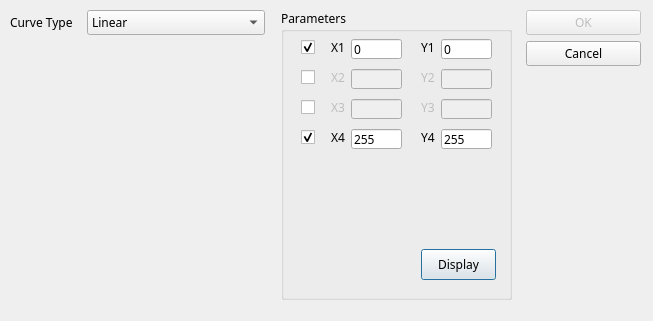
<?xml version="1.0" encoding="UTF-8"?>
<ui version="4.0">
 <class>curveDialog</class>
 <widget class="QDialog" name="curveDialog">
  <property name="geometry">
   <rect>
    <x>0</x>
    <y>0</y>
    <width>653</width>
    <height>321</height>
   </rect>
  </property>
  <property name="font">
   <font>
    <family>微软雅黑</family>
   </font>
  </property>
  <property name="windowTitle">
   <string>Curve</string>
  </property>
  <property name="modal">
   <bool>true</bool>
  </property>
  <widget class="QWidget" name="horizontalLayoutWidget_2">
   <property name="geometry">
    <rect>
     <x>10</x>
     <y>10</y>
     <width>631</width>
     <height>301</height>
    </rect>
   </property>
   <layout class="QHBoxLayout" name="horizontalLayout_2" stretch="100,98,45">
    <item>
     <layout class="QVBoxLayout" name="verticalLayout" stretch="4,0,28,0">
      <item>
       <layout class="QHBoxLayout" name="horizontalLayout" stretch="2,5">
        <item>
         <widget class="QLabel" name="label">
          <property name="text">
           <string>Curve Type</string>
          </property>
         </widget>
        </item>
        <item>
         <widget class="QComboBox" name="curveTypeBox">
          <item>
           <property name="text">
            <string>Linear</string>
           </property>
          </item>
          <item>
           <property name="text">
            <string>Logarithmic</string>
           </property>
          </item>
          <item>
           <property name="text">
            <string>Exponential</string>
           </property>
          </item>
         </widget>
        </item>
       </layout>
      </item>
      <item>
       <spacer name="verticalSpacer_3">
        <property name="orientation">
         <enum>Qt::Vertical</enum>
        </property>
        <property name="sizeHint" stdset="0">
         <size>
          <width>20</width>
          <height>7</height>
         </size>
        </property>
       </spacer>
      </item>
      <item>
       <widget class="CurveWidget" name="curveView" native="true"/>
      </item>
      <item>
       <spacer name="verticalSpacer_2">
        <property name="orientation">
         <enum>Qt::Vertical</enum>
        </property>
        <property name="sizeHint" stdset="0">
         <size>
          <width>20</width>
          <height>10</height>
         </size>
        </property>
       </spacer>
      </item>
     </layout>
    </item>
    <item>
     <widget class="QStackedWidget" name="stackedWidget">
      <property name="currentIndex">
       <number>0</number>
      </property>
      <widget class="QWidget" name="linearPage">
       <widget class="QGroupBox" name="groupBox">
        <property name="geometry">
         <rect>
          <x>10</x>
          <y>-1</y>
          <width>231</width>
          <height>291</height>
         </rect>
        </property>
        <property name="title">
         <string>Parameters</string>
        </property>
        <widget class="QLabel" name="label_2">
         <property name="geometry">
          <rect>
           <x>50</x>
           <y>30</y>
           <width>21</width>
           <height>16</height>
          </rect>
         </property>
         <property name="text">
          <string>X1</string>
         </property>
        </widget>
        <widget class="QLineEdit" name="X1Edit">
         <property name="geometry">
          <rect>
           <x>70</x>
           <y>30</y>
           <width>51</width>
           <height>20</height>
          </rect>
         </property>
         <property name="text">
          <string>0</string>
         </property>
        </widget>
        <widget class="QLabel" name="label_3">
         <property name="geometry">
          <rect>
           <x>140</x>
           <y>30</y>
           <width>21</width>
           <height>16</height>
          </rect>
         </property>
         <property name="text">
          <string>Y1</string>
         </property>
        </widget>
        <widget class="QLineEdit" name="Y1Edit">
         <property name="geometry">
          <rect>
           <x>160</x>
           <y>30</y>
           <width>51</width>
           <height>20</height>
          </rect>
         </property>
         <property name="text">
          <string>0</string>
         </property>
        </widget>
        <widget class="QLabel" name="label_4">
         <property name="enabled">
          <bool>false</bool>
         </property>
         <property name="geometry">
          <rect>
           <x>140</x>
           <y>60</y>
           <width>21</width>
           <height>16</height>
          </rect>
         </property>
         <property name="text">
          <string>Y2</string>
         </property>
        </widget>
        <widget class="QLabel" name="label_5">
         <property name="enabled">
          <bool>false</bool>
         </property>
         <property name="geometry">
          <rect>
           <x>50</x>
           <y>60</y>
           <width>21</width>
           <height>16</height>
          </rect>
         </property>
         <property name="text">
          <string>X2</string>
         </property>
        </widget>
        <widget class="QLineEdit" name="Y2Edit">
         <property name="enabled">
          <bool>false</bool>
         </property>
         <property name="geometry">
          <rect>
           <x>160</x>
           <y>60</y>
           <width>51</width>
           <height>20</height>
          </rect>
         </property>
        </widget>
        <widget class="QLineEdit" name="X2Edit">
         <property name="enabled">
          <bool>false</bool>
         </property>
         <property name="geometry">
          <rect>
           <x>70</x>
           <y>60</y>
           <width>51</width>
           <height>20</height>
          </rect>
         </property>
        </widget>
        <widget class="QLabel" name="label_6">
         <property name="enabled">
          <bool>false</bool>
         </property>
         <property name="geometry">
          <rect>
           <x>140</x>
           <y>90</y>
           <width>21</width>
           <height>16</height>
          </rect>
         </property>
         <property name="text">
          <string>Y3</string>
         </property>
        </widget>
        <widget class="QLineEdit" name="Y3Edit">
         <property name="enabled">
          <bool>false</bool>
         </property>
         <property name="geometry">
          <rect>
           <x>160</x>
           <y>90</y>
           <width>51</width>
           <height>20</height>
          </rect>
         </property>
        </widget>
        <widget class="QLineEdit" name="X3Edit">
         <property name="enabled">
          <bool>false</bool>
         </property>
         <property name="geometry">
          <rect>
           <x>70</x>
           <y>90</y>
           <width>51</width>
           <height>20</height>
          </rect>
         </property>
        </widget>
        <widget class="QLabel" name="label_7">
         <property name="enabled">
          <bool>false</bool>
         </property>
         <property name="geometry">
          <rect>
           <x>50</x>
           <y>90</y>
           <width>21</width>
           <height>16</height>
          </rect>
         </property>
         <property name="text">
          <string>X3</string>
         </property>
        </widget>
        <widget class="QLabel" name="label_8">
         <property name="geometry">
          <rect>
           <x>50</x>
           <y>120</y>
           <width>21</width>
           <height>16</height>
          </rect>
         </property>
         <property name="text">
          <string>X4</string>
         </property>
        </widget>
        <widget class="QLineEdit" name="X4Edit">
         <property name="geometry">
          <rect>
           <x>70</x>
           <y>120</y>
           <width>51</width>
           <height>20</height>
          </rect>
         </property>
         <property name="text">
          <string>255</string>
         </property>
        </widget>
        <widget class="QLabel" name="label_9">
         <property name="geometry">
          <rect>
           <x>140</x>
           <y>120</y>
           <width>21</width>
           <height>16</height>
          </rect>
         </property>
         <property name="text">
          <string>Y4</string>
         </property>
        </widget>
        <widget class="QLineEdit" name="Y4Edit">
         <property name="geometry">
          <rect>
           <x>160</x>
           <y>120</y>
           <width>51</width>
           <height>20</height>
          </rect>
         </property>
         <property name="text">
          <string>255</string>
         </property>
        </widget>
        <widget class="QCheckBox" name="p1Check">
         <property name="geometry">
          <rect>
           <x>20</x>
           <y>30</y>
           <width>41</width>
           <height>16</height>
          </rect>
         </property>
         <property name="text">
          <string/>
         </property>
         <property name="checked">
          <bool>true</bool>
         </property>
        </widget>
        <widget class="QCheckBox" name="p2Check">
         <property name="geometry">
          <rect>
           <x>20</x>
           <y>60</y>
           <width>41</width>
           <height>16</height>
          </rect>
         </property>
         <property name="text">
          <string/>
         </property>
        </widget>
        <widget class="QCheckBox" name="p3Check">
         <property name="geometry">
          <rect>
           <x>20</x>
           <y>90</y>
           <width>41</width>
           <height>16</height>
          </rect>
         </property>
         <property name="text">
          <string/>
         </property>
        </widget>
        <widget class="QCheckBox" name="p4Check">
         <property name="geometry">
          <rect>
           <x>20</x>
           <y>120</y>
           <width>41</width>
           <height>16</height>
          </rect>
         </property>
         <property name="text">
          <string/>
         </property>
         <property name="checked">
          <bool>true</bool>
         </property>
        </widget>
        <widget class="QPushButton" name="displayButton">
         <property name="geometry">
          <rect>
           <x>140</x>
           <y>240</y>
           <width>75</width>
           <height>31</height>
          </rect>
         </property>
         <property name="text">
          <string>Display</string>
         </property>
        </widget>
       </widget>
      </widget>
      <widget class="QWidget" name="LogPage">
       <widget class="QGroupBox" name="groupBox_2">
        <property name="geometry">
         <rect>
          <x>10</x>
          <y>0</y>
          <width>231</width>
          <height>291</height>
         </rect>
        </property>
        <property name="title">
         <string>Parameters</string>
        </property>
        <widget class="QLineEdit" name="AEdit">
         <property name="geometry">
          <rect>
           <x>40</x>
           <y>100</y>
           <width>91</width>
           <height>20</height>
          </rect>
         </property>
        </widget>
        <widget class="QLabel" name="label_18">
         <property name="geometry">
          <rect>
           <x>20</x>
           <y>100</y>
           <width>21</width>
           <height>16</height>
          </rect>
         </property>
         <property name="text">
          <string>A</string>
         </property>
        </widget>
        <widget class="QLineEdit" name="BEdit">
         <property name="geometry">
          <rect>
           <x>40</x>
           <y>130</y>
           <width>91</width>
           <height>20</height>
          </rect>
         </property>
         <property name="text">
          <string/>
         </property>
        </widget>
        <widget class="QLabel" name="label_19">
         <property name="geometry">
          <rect>
           <x>20</x>
           <y>130</y>
           <width>21</width>
           <height>16</height>
          </rect>
         </property>
         <property name="text">
          <string>B</string>
         </property>
        </widget>
        <widget class="QLineEdit" name="CEdit">
         <property name="geometry">
          <rect>
           <x>40</x>
           <y>160</y>
           <width>91</width>
           <height>20</height>
          </rect>
         </property>
         <property name="text">
          <string/>
         </property>
        </widget>
        <widget class="QLabel" name="label_20">
         <property name="geometry">
          <rect>
           <x>20</x>
           <y>160</y>
           <width>21</width>
           <height>16</height>
          </rect>
         </property>
         <property name="text">
          <string>C</string>
         </property>
        </widget>
        <widget class="QPushButton" name="regulateButton">
         <property name="geometry">
          <rect>
           <x>140</x>
           <y>240</y>
           <width>75</width>
           <height>31</height>
          </rect>
         </property>
         <property name="text">
          <string>Regulate</string>
         </property>
        </widget>
        <widget class="QPushButton" name="displayButton_l">
         <property name="geometry">
          <rect>
           <x>140</x>
           <y>200</y>
           <width>75</width>
           <height>31</height>
          </rect>
         </property>
         <property name="text">
          <string>Display</string>
         </property>
        </widget>
        <widget class="QLabel" name="label_10">
         <property name="geometry">
          <rect>
           <x>20</x>
           <y>30</y>
           <width>161</width>
           <height>51</height>
          </rect>
         </property>
         <property name="text">
          <string>&lt;html&gt;&lt;head/&gt;&lt;body&gt;&lt;p&gt;A is between 0 and 256.&lt;br&gt;B is larger than 0.&lt;br&gt;C is larger than 1.&lt;/body&gt;&lt;/html&gt;</string>
         </property>
        </widget>
       </widget>
      </widget>
      <widget class="QWidget" name="expPage">
       <widget class="QGroupBox" name="groupBox_3">
        <property name="geometry">
         <rect>
          <x>10</x>
          <y>0</y>
          <width>231</width>
          <height>291</height>
         </rect>
        </property>
        <property name="title">
         <string>Parameters</string>
        </property>
        <widget class="QLabel" name="label_23">
         <property name="geometry">
          <rect>
           <x>20</x>
           <y>90</y>
           <width>21</width>
           <height>16</height>
          </rect>
         </property>
         <property name="text">
          <string>A</string>
         </property>
        </widget>
        <widget class="QLabel" name="label_21">
         <property name="geometry">
          <rect>
           <x>20</x>
           <y>120</y>
           <width>21</width>
           <height>16</height>
          </rect>
         </property>
         <property name="text">
          <string>B</string>
         </property>
        </widget>
        <widget class="QLabel" name="label_22">
         <property name="geometry">
          <rect>
           <x>20</x>
           <y>150</y>
           <width>21</width>
           <height>16</height>
          </rect>
         </property>
         <property name="text">
          <string>C</string>
         </property>
        </widget>
        <widget class="QLineEdit" name="BEdit_e">
         <property name="geometry">
          <rect>
           <x>40</x>
           <y>120</y>
           <width>91</width>
           <height>20</height>
          </rect>
         </property>
         <property name="text">
          <string/>
         </property>
        </widget>
        <widget class="QLineEdit" name="CEdit_e">
         <property name="geometry">
          <rect>
           <x>40</x>
           <y>150</y>
           <width>91</width>
           <height>20</height>
          </rect>
         </property>
         <property name="text">
          <string/>
         </property>
        </widget>
        <widget class="QLineEdit" name="AEdit_e">
         <property name="geometry">
          <rect>
           <x>40</x>
           <y>90</y>
           <width>91</width>
           <height>20</height>
          </rect>
         </property>
        </widget>
        <widget class="QPushButton" name="regulateButton_e">
         <property name="geometry">
          <rect>
           <x>140</x>
           <y>240</y>
           <width>75</width>
           <height>31</height>
          </rect>
         </property>
         <property name="text">
          <string>Regulate</string>
         </property>
        </widget>
        <widget class="QPushButton" name="displayButton_e">
         <property name="geometry">
          <rect>
           <x>140</x>
           <y>200</y>
           <width>75</width>
           <height>31</height>
          </rect>
         </property>
         <property name="text">
          <string>Display</string>
         </property>
        </widget>
        <widget class="QLabel" name="label_11">
         <property name="geometry">
          <rect>
           <x>20</x>
           <y>20</y>
           <width>161</width>
           <height>51</height>
          </rect>
         </property>
         <property name="text">
          <string>&lt;html&gt;&lt;head/&gt;&lt;body&gt;&lt;p&gt;B is larger 1.&lt;br&gt;C is larger than 0.&lt;/body&gt;&lt;/html&gt;</string>
         </property>
        </widget>
       </widget>
      </widget>
     </widget>
    </item>
    <item>
     <layout class="QVBoxLayout" name="verticalLayout_3">
      <item>
       <widget class="QPushButton" name="OKButton">
        <property name="enabled">
         <bool>false</bool>
        </property>
        <property name="text">
         <string>OK</string>
        </property>
       </widget>
      </item>
      <item>
       <widget class="QPushButton" name="cancelButton">
        <property name="text">
         <string>Cancel</string>
        </property>
       </widget>
      </item>
      <item>
       <spacer name="verticalSpacer">
        <property name="orientation">
         <enum>Qt::Vertical</enum>
        </property>
        <property name="sizeHint" stdset="0">
         <size>
          <width>20</width>
          <height>40</height>
         </size>
        </property>
       </spacer>
      </item>
     </layout>
    </item>
   </layout>
  </widget>
 </widget>
 <customwidgets>
  <customwidget>
   <class>CurveWidget</class>
   <extends>QWidget</extends>
   <header>curvewidget.h</header>
   <slots>
    <slot>displayCurve()</slot>
    <slot>displayCurve_log()</slot>
    <slot>regulate_log()</slot>
    <slot>displayCurve_exp()</slot>
    <slot>regulate_exp()</slot>
   </slots>
  </customwidget>
 </customwidgets>
 <resources/>
 <connections>
  <connection>
   <sender>curveTypeBox</sender>
   <signal>currentIndexChanged(int)</signal>
   <receiver>stackedWidget</receiver>
   <slot>setCurrentIndex(int)</slot>
   <hints>
    <hint type="sourcelabel">
     <x>182</x>
     <y>27</y>
    </hint>
    <hint type="destinationlabel">
     <x>413</x>
     <y>160</y>
    </hint>
   </hints>
  </connection>
  <connection>
   <sender>p1Check</sender>
   <signal>toggled(bool)</signal>
   <receiver>curveDialog</receiver>
   <slot>p1CheckToggle(bool)</slot>
   <hints>
    <hint type="sourcelabel">
     <x>341</x>
     <y>48</y>
    </hint>
    <hint type="destinationlabel">
     <x>326</x>
     <y>160</y>
    </hint>
   </hints>
  </connection>
  <connection>
   <sender>p2Check</sender>
   <signal>toggled(bool)</signal>
   <receiver>curveDialog</receiver>
   <slot>p2CheckToggle(bool)</slot>
   <hints>
    <hint type="sourcelabel">
     <x>341</x>
     <y>78</y>
    </hint>
    <hint type="destinationlabel">
     <x>326</x>
     <y>160</y>
    </hint>
   </hints>
  </connection>
  <connection>
   <sender>p3Check</sender>
   <signal>toggled(bool)</signal>
   <receiver>curveDialog</receiver>
   <slot>p3CheckToggle(bool)</slot>
   <hints>
    <hint type="sourcelabel">
     <x>341</x>
     <y>108</y>
    </hint>
    <hint type="destinationlabel">
     <x>326</x>
     <y>160</y>
    </hint>
   </hints>
  </connection>
  <connection>
   <sender>p4Check</sender>
   <signal>toggled(bool)</signal>
   <receiver>curveDialog</receiver>
   <slot>p4CheckToggle(bool)</slot>
   <hints>
    <hint type="sourcelabel">
     <x>341</x>
     <y>138</y>
    </hint>
    <hint type="destinationlabel">
     <x>326</x>
     <y>160</y>
    </hint>
   </hints>
  </connection>
  <connection>
   <sender>OKButton</sender>
   <signal>clicked()</signal>
   <receiver>curveDialog</receiver>
   <slot>applyCurve()</slot>
   <hints>
    <hint type="sourcelabel">
     <x>582</x>
     <y>24</y>
    </hint>
    <hint type="destinationlabel">
     <x>326</x>
     <y>160</y>
    </hint>
   </hints>
  </connection>
  <connection>
   <sender>OKButton</sender>
   <signal>clicked()</signal>
   <receiver>curveDialog</receiver>
   <slot>accept()</slot>
   <hints>
    <hint type="sourcelabel">
     <x>582</x>
     <y>24</y>
    </hint>
    <hint type="destinationlabel">
     <x>326</x>
     <y>160</y>
    </hint>
   </hints>
  </connection>
  <connection>
   <sender>displayButton</sender>
   <signal>clicked()</signal>
   <receiver>curveView</receiver>
   <slot>displayCurve()</slot>
   <hints>
    <hint type="sourcelabel">
     <x>458</x>
     <y>265</y>
    </hint>
    <hint type="destinationlabel">
     <x>137</x>
     <y>178</y>
    </hint>
   </hints>
  </connection>
  <connection>
   <sender>cancelButton</sender>
   <signal>clicked()</signal>
   <receiver>curveDialog</receiver>
   <slot>reject()</slot>
   <hints>
    <hint type="sourcelabel">
     <x>582</x>
     <y>55</y>
    </hint>
    <hint type="destinationlabel">
     <x>326</x>
     <y>160</y>
    </hint>
   </hints>
  </connection>
  <connection>
   <sender>X1Edit</sender>
   <signal>textChanged(QString)</signal>
   <receiver>curveDialog</receiver>
   <slot>modified()</slot>
   <hints>
    <hint type="sourcelabel">
     <x>376</x>
     <y>49</y>
    </hint>
    <hint type="destinationlabel">
     <x>326</x>
     <y>160</y>
    </hint>
   </hints>
  </connection>
  <connection>
   <sender>X2Edit</sender>
   <signal>textChanged(QString)</signal>
   <receiver>curveDialog</receiver>
   <slot>modified()</slot>
   <hints>
    <hint type="sourcelabel">
     <x>376</x>
     <y>79</y>
    </hint>
    <hint type="destinationlabel">
     <x>326</x>
     <y>160</y>
    </hint>
   </hints>
  </connection>
  <connection>
   <sender>X3Edit</sender>
   <signal>textChanged(QString)</signal>
   <receiver>curveDialog</receiver>
   <slot>modified()</slot>
   <hints>
    <hint type="sourcelabel">
     <x>376</x>
     <y>109</y>
    </hint>
    <hint type="destinationlabel">
     <x>326</x>
     <y>160</y>
    </hint>
   </hints>
  </connection>
  <connection>
   <sender>X4Edit</sender>
   <signal>textChanged(QString)</signal>
   <receiver>curveDialog</receiver>
   <slot>modified()</slot>
   <hints>
    <hint type="sourcelabel">
     <x>376</x>
     <y>139</y>
    </hint>
    <hint type="destinationlabel">
     <x>326</x>
     <y>160</y>
    </hint>
   </hints>
  </connection>
  <connection>
   <sender>Y1Edit</sender>
   <signal>textChanged(QString)</signal>
   <receiver>curveDialog</receiver>
   <slot>modified()</slot>
   <hints>
    <hint type="sourcelabel">
     <x>466</x>
     <y>49</y>
    </hint>
    <hint type="destinationlabel">
     <x>326</x>
     <y>160</y>
    </hint>
   </hints>
  </connection>
  <connection>
   <sender>Y2Edit</sender>
   <signal>textChanged(QString)</signal>
   <receiver>curveDialog</receiver>
   <slot>modified()</slot>
   <hints>
    <hint type="sourcelabel">
     <x>466</x>
     <y>79</y>
    </hint>
    <hint type="destinationlabel">
     <x>326</x>
     <y>160</y>
    </hint>
   </hints>
  </connection>
  <connection>
   <sender>Y3Edit</sender>
   <signal>textChanged(QString)</signal>
   <receiver>curveDialog</receiver>
   <slot>modified()</slot>
   <hints>
    <hint type="sourcelabel">
     <x>466</x>
     <y>109</y>
    </hint>
    <hint type="destinationlabel">
     <x>326</x>
     <y>160</y>
    </hint>
   </hints>
  </connection>
  <connection>
   <sender>Y4Edit</sender>
   <signal>textChanged(QString)</signal>
   <receiver>curveDialog</receiver>
   <slot>modified()</slot>
   <hints>
    <hint type="sourcelabel">
     <x>466</x>
     <y>139</y>
    </hint>
    <hint type="destinationlabel">
     <x>326</x>
     <y>160</y>
    </hint>
   </hints>
  </connection>
  <connection>
   <sender>p1Check</sender>
   <signal>toggled(bool)</signal>
   <receiver>curveDialog</receiver>
   <slot>modified()</slot>
   <hints>
    <hint type="sourcelabel">
     <x>321</x>
     <y>47</y>
    </hint>
    <hint type="destinationlabel">
     <x>326</x>
     <y>160</y>
    </hint>
   </hints>
  </connection>
  <connection>
   <sender>p2Check</sender>
   <signal>toggled(bool)</signal>
   <receiver>curveDialog</receiver>
   <slot>modified()</slot>
   <hints>
    <hint type="sourcelabel">
     <x>321</x>
     <y>77</y>
    </hint>
    <hint type="destinationlabel">
     <x>326</x>
     <y>160</y>
    </hint>
   </hints>
  </connection>
  <connection>
   <sender>p3Check</sender>
   <signal>toggled(bool)</signal>
   <receiver>curveDialog</receiver>
   <slot>modified()</slot>
   <hints>
    <hint type="sourcelabel">
     <x>321</x>
     <y>107</y>
    </hint>
    <hint type="destinationlabel">
     <x>326</x>
     <y>160</y>
    </hint>
   </hints>
  </connection>
  <connection>
   <sender>p4Check</sender>
   <signal>toggled(bool)</signal>
   <receiver>curveDialog</receiver>
   <slot>modified()</slot>
   <hints>
    <hint type="sourcelabel">
     <x>321</x>
     <y>137</y>
    </hint>
    <hint type="destinationlabel">
     <x>326</x>
     <y>160</y>
    </hint>
   </hints>
  </connection>
  <connection>
   <sender>displayButton_l</sender>
   <signal>clicked()</signal>
   <receiver>curveView</receiver>
   <slot>displayCurve_log()</slot>
   <hints>
    <hint type="sourcelabel">
     <x>458</x>
     <y>226</y>
    </hint>
    <hint type="destinationlabel">
     <x>137</x>
     <y>178</y>
    </hint>
   </hints>
  </connection>
  <connection>
   <sender>AEdit</sender>
   <signal>textChanged(QString)</signal>
   <receiver>curveDialog</receiver>
   <slot>modified()</slot>
   <hints>
    <hint type="sourcelabel">
     <x>411</x>
     <y>111</y>
    </hint>
    <hint type="destinationlabel">
     <x>326</x>
     <y>160</y>
    </hint>
   </hints>
  </connection>
  <connection>
   <sender>BEdit</sender>
   <signal>textChanged(QString)</signal>
   <receiver>curveDialog</receiver>
   <slot>modified()</slot>
   <hints>
    <hint type="sourcelabel">
     <x>411</x>
     <y>141</y>
    </hint>
    <hint type="destinationlabel">
     <x>326</x>
     <y>160</y>
    </hint>
   </hints>
  </connection>
  <connection>
   <sender>CEdit</sender>
   <signal>textChanged(QString)</signal>
   <receiver>curveDialog</receiver>
   <slot>modified()</slot>
   <hints>
    <hint type="sourcelabel">
     <x>411</x>
     <y>171</y>
    </hint>
    <hint type="destinationlabel">
     <x>326</x>
     <y>160</y>
    </hint>
   </hints>
  </connection>
  <connection>
   <sender>regulateButton</sender>
   <signal>clicked()</signal>
   <receiver>curveView</receiver>
   <slot>regulate_log()</slot>
   <hints>
    <hint type="sourcelabel">
     <x>458</x>
     <y>266</y>
    </hint>
    <hint type="destinationlabel">
     <x>137</x>
     <y>178</y>
    </hint>
   </hints>
  </connection>
  <connection>
   <sender>AEdit_e</sender>
   <signal>textChanged(QString)</signal>
   <receiver>curveDialog</receiver>
   <slot>modified()</slot>
   <hints>
    <hint type="sourcelabel">
     <x>366</x>
     <y>120</y>
    </hint>
    <hint type="destinationlabel">
     <x>326</x>
     <y>160</y>
    </hint>
   </hints>
  </connection>
  <connection>
   <sender>BEdit_e</sender>
   <signal>textChanged(QString)</signal>
   <receiver>curveDialog</receiver>
   <slot>modified()</slot>
   <hints>
    <hint type="sourcelabel">
     <x>366</x>
     <y>150</y>
    </hint>
    <hint type="destinationlabel">
     <x>326</x>
     <y>160</y>
    </hint>
   </hints>
  </connection>
  <connection>
   <sender>CEdit_e</sender>
   <signal>textChanged(QString)</signal>
   <receiver>curveDialog</receiver>
   <slot>modified()</slot>
   <hints>
    <hint type="sourcelabel">
     <x>366</x>
     <y>180</y>
    </hint>
    <hint type="destinationlabel">
     <x>326</x>
     <y>160</y>
    </hint>
   </hints>
  </connection>
  <connection>
   <sender>displayButton_e</sender>
   <signal>clicked()</signal>
   <receiver>curveView</receiver>
   <slot>displayCurve_exp()</slot>
   <hints>
    <hint type="sourcelabel">
     <x>458</x>
     <y>226</y>
    </hint>
    <hint type="destinationlabel">
     <x>137</x>
     <y>178</y>
    </hint>
   </hints>
  </connection>
  <connection>
   <sender>regulateButton_e</sender>
   <signal>clicked()</signal>
   <receiver>curveView</receiver>
   <slot>regulate_exp()</slot>
   <hints>
    <hint type="sourcelabel">
     <x>458</x>
     <y>266</y>
    </hint>
    <hint type="destinationlabel">
     <x>137</x>
     <y>178</y>
    </hint>
   </hints>
  </connection>
 </connections>
 <slots>
  <slot>p1CheckToggle(bool)</slot>
  <slot>p2CheckToggle(bool)</slot>
  <slot>p3CheckToggle(bool)</slot>
  <slot>p4CheckToggle(bool)</slot>
  <slot>applyCurve()</slot>
  <slot>modified()</slot>
 </slots>
</ui>
